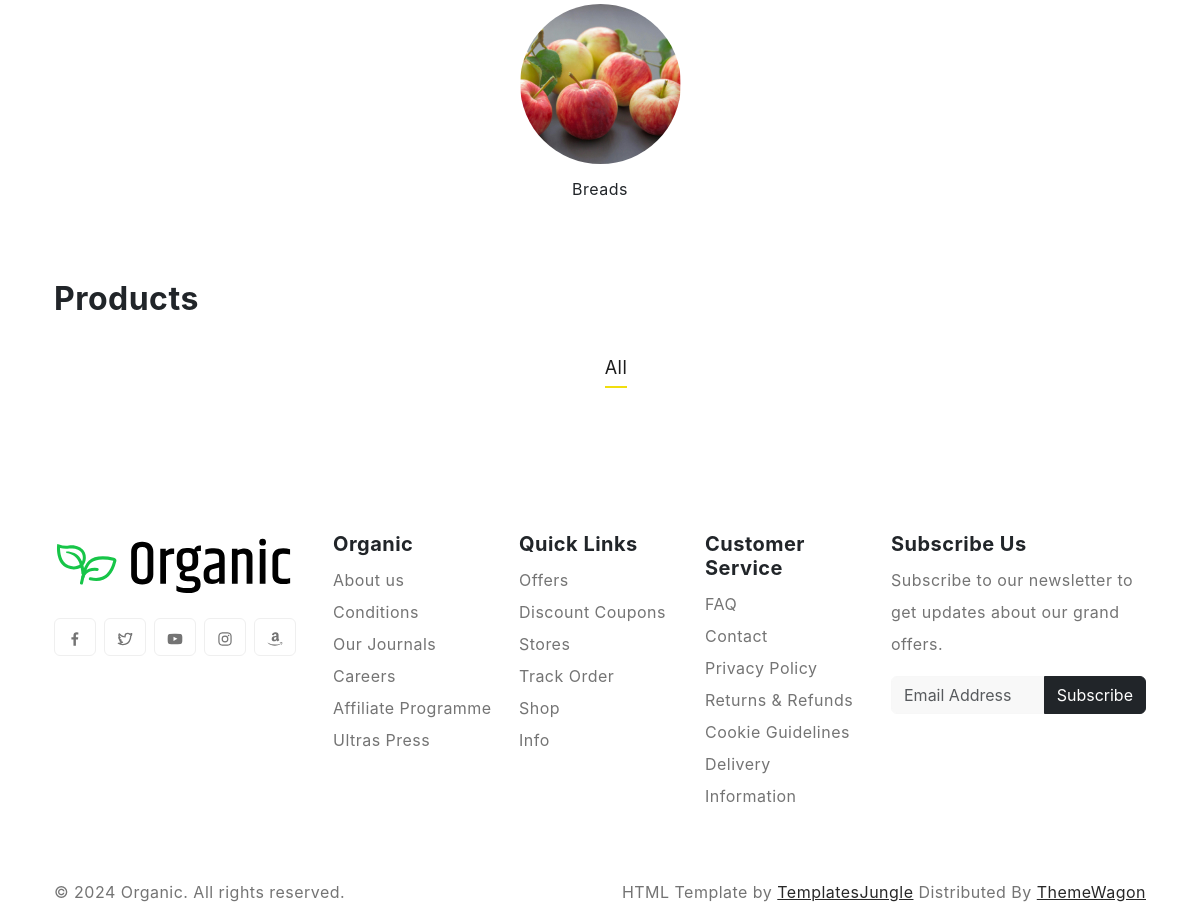
Before: / (lower part) with the older database file.
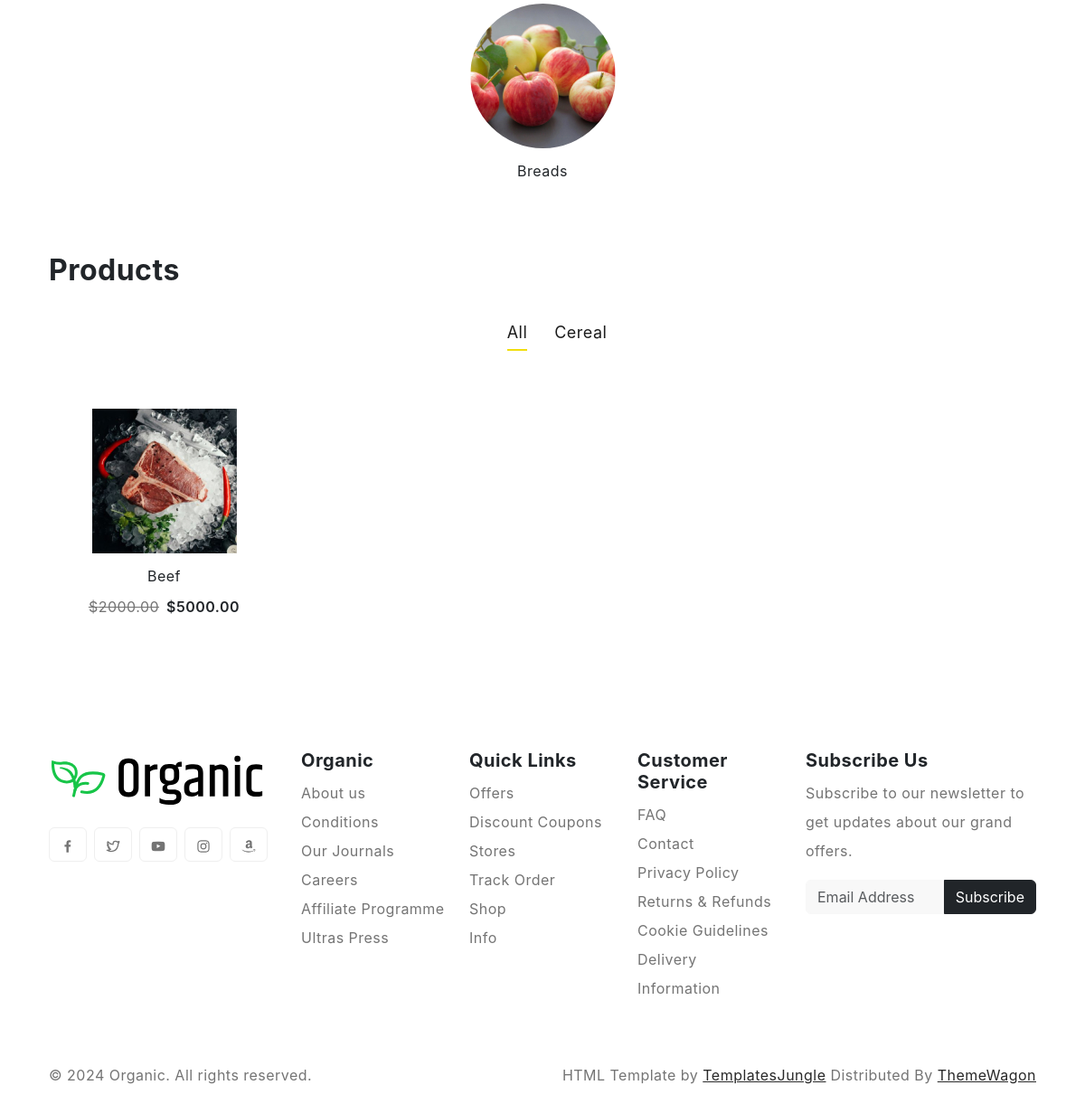
After: the same page with the newer database file.
### stock/models.py (models this page shows, shortened)
class Category(models.Model):
    name = models.CharField(max_length=150)
    slug = models.SlugField(max_length=256, blank=True, null=True, unique=True)
    description = models.TextField(blank=True)
    created_at = models.DateTimeField(auto_now_add=True)
    updated_at = models.DateTimeField(auto_now=True)

class Product(models.Model):
    star_count = [
        (1, "One"),
        (2, "Two"),
        (3, "Three"),
        (4, "Four"),
        (5, "Five"),
    ]
    category = models.ForeignKey(
        Category, on_delete=models.PROTECT, related_name="products"
    )
    name = models.CharField(max_length=250)
    slug = models.SlugField(max_length=256, blank=True, null=True)
    description = models.TextField(blank=True, null=True)
    deleted_price = models.DecimalField(
        max_digits=10, decimal_places=2, null=True, blank=True
    )
    price = models.DecimalField(max_digits=10, decimal_places=2)
    digital = models.BooleanField(default=False, null=True, blank=True)
    image = models.ImageField(upload_to="product_img/")
    rating_count = models.IntegerField(choices=star_count, blank=True, null=True)
    created_at = models.DateTimeField(auto_now_add=True)
    updated_at = models.DateTimeField(auto_now=True)

### stock/views.py (the view)
# urls.py: path("", views.index_page, name="index"),
def index_page(request):
    categories = Category.objects.all()
    products = Product.objects.all()
    recent_blogs = Blog.objects.all()[:3]
    context = {
        "categories": categories,
        "products": products,
        "blogs":recent_blogs,
    }
    return render(request, "pages/index.html", context)

### stock/context_processors.py (called while the page is built)
def cart(request):
    return {'cart': Cart(request)}

### templates/pages/index.html (shortened to what this page needs)
{% extends "assets/base.html" %}
{% load static %}
{% block content %}
<section class="py-5 overflow-hidden">
  <div class="container-lg">
    <div class="row">
      <div class="col-md-12">
        <div class="category-carousel swiper">
          <div class="swiper-wrapper">
            <a href="category.html" class="nav-link swiper-slide text-center">
              <img src="{% static 'images/category-thumb-1.jpg' %}" class="rounded-circle" alt="Category Thumbnail">
              <h4 class="fs-6 mt-3 fw-normal category-title">Breads</h4>
            </a>
          </div>
        </div>
      </div>
    </div>
  </div>
</section>
<section class="pb-5">
  <div class="container-lg">
    <div class="row">
      <div class="col-md-12">
        <div class="section-header d-flex flex-wrap justify-content-between my-4">
          <h2 class="product-title">Products</h2>
        </div>
      </div>
    </div>
    <div class="row">
      <div class="col-md-12">
      <div class="filter-controls">
        <ul class="filter-options">
          <li class="active" data-filter="*">All</li>
          {% for category in categories %}
          <li data-filter=".{{category.slug}}">{{category.name}}</li>
          {% endfor %}
        </ul>
      </div>
        <div class="product-grid row row-cols-1 row-cols-sm-2 row-cols-md-3 row-cols-lg-3 row-cols-xl-4 row-cols-xxl-5">
          {% for product in products %}
          <div class="col {{product.category.slug }}">
            <div class="product-item">
              <figure>
                <a href="{% url 'product_details' slug=product.slug %}" title="Product Title">
                  <img src="{{product.image.url}}" alt="Product Thumbnail" class="tab-image">
                </a>
              </figure>
              <div class="d-flex flex-column text-center">
                <h3 class="fs-6 fw-normal">{{product.name }}</h3>
                <div class="d-flex justify-content-center align-items-center gap-2">
                  <del>${{product.deleted_price }}</del>
                  <span class="text-dark fw-semibold">${{product.price }}</span>
                </div>
              </div>
            </div>
          </div>
          {% endfor %}
        </div>
      </div>
    </div>
  </div>
</section>
{% endblock content %}

Changed rows visible on the page:
added Category: name "Cereal"
added Product: image (picture), name "Beef", deleted_price "2000.00", price "5000.00"
